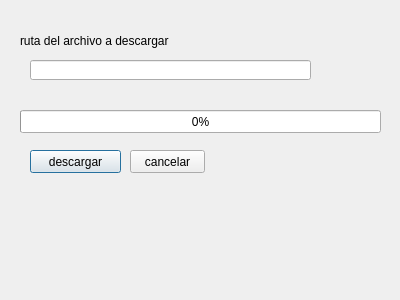
<?xml version="1.0" encoding="UTF-8"?>
<ui version="4.0">
 <class>Dialog</class>
 <widget class="QDialog" name="Dialog">
  <property name="geometry">
   <rect>
    <x>0</x>
    <y>0</y>
    <width>400</width>
    <height>300</height>
   </rect>
  </property>
  <property name="windowTitle">
   <string>Dialog</string>
  </property>
  <widget class="QLabel" name="label">
   <property name="geometry">
    <rect>
     <x>20</x>
     <y>20</y>
     <width>181</width>
     <height>41</height>
    </rect>
   </property>
   <property name="text">
    <string>ruta del archivo a descargar</string>
   </property>
  </widget>
  <widget class="QLineEdit" name="ruta">
   <property name="geometry">
    <rect>
     <x>30</x>
     <y>60</y>
     <width>281</width>
     <height>20</height>
    </rect>
   </property>
  </widget>
  <widget class="QProgressBar" name="progressBar">
   <property name="geometry">
    <rect>
     <x>20</x>
     <y>110</y>
     <width>361</width>
     <height>23</height>
    </rect>
   </property>
   <property name="value">
    <number>0</number>
   </property>
  </widget>
  <widget class="QPushButton" name="btn_download">
   <property name="geometry">
    <rect>
     <x>30</x>
     <y>150</y>
     <width>91</width>
     <height>23</height>
    </rect>
   </property>
   <property name="text">
    <string>descargar</string>
   </property>
  </widget>
  <widget class="QPushButton" name="btn_cancel">
   <property name="geometry">
    <rect>
     <x>130</x>
     <y>150</y>
     <width>75</width>
     <height>23</height>
    </rect>
   </property>
   <property name="text">
    <string>cancelar</string>
   </property>
  </widget>
  <widget class="QLabel" name="labelState">
   <property name="geometry">
    <rect>
     <x>40</x>
     <y>180</y>
     <width>311</width>
     <height>41</height>
    </rect>
   </property>
   <property name="text">
    <string/>
   </property>
  </widget>
 </widget>
 <resources/>
 <connections/>
</ui>
